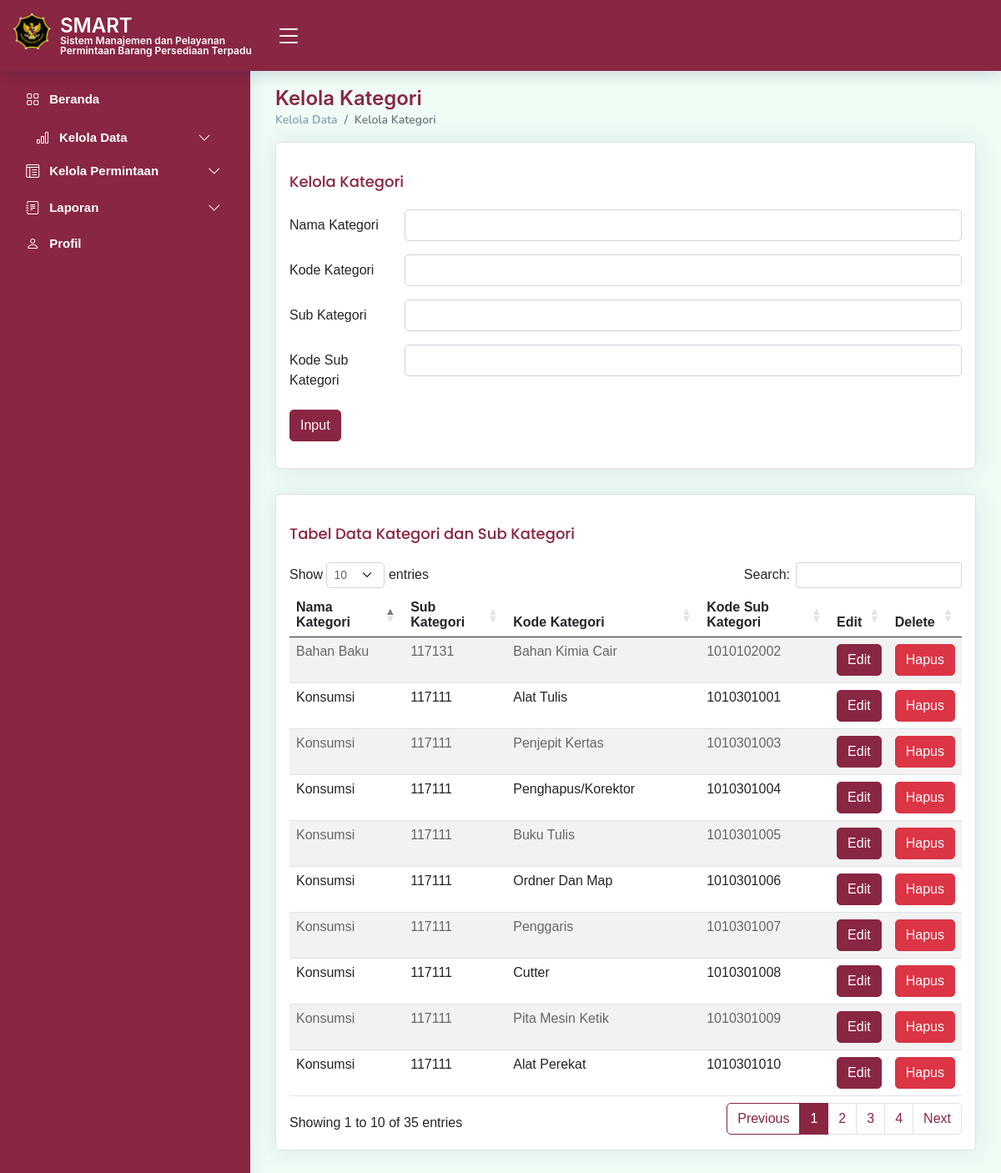
Before: /kelolaKategori.php (signed in) with the older database file.
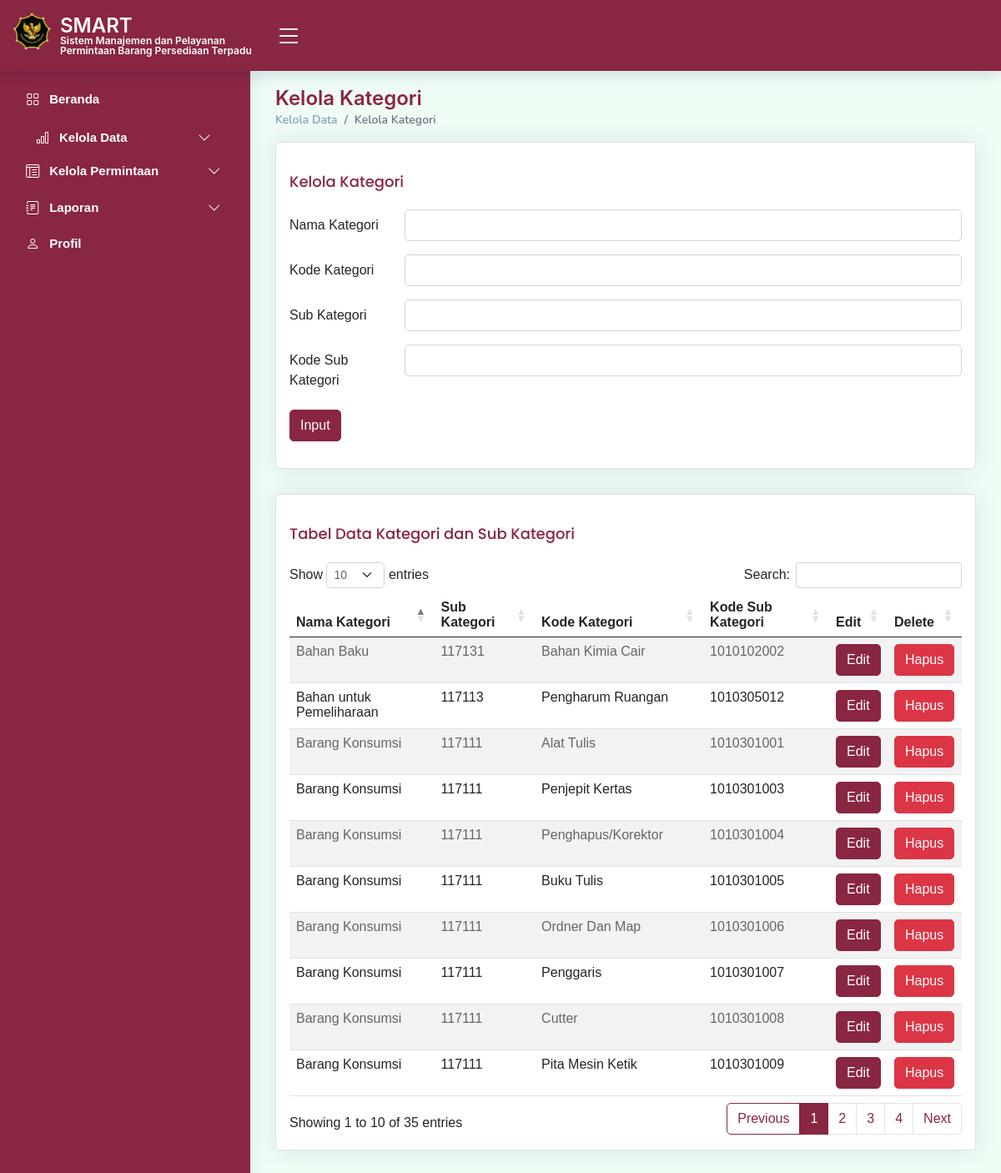
After: the same page with the newer database file.
### tables this page shows
CREATE TABLE `tb_kategori` (
  `id_kategori` int(11) NOT NULL,
  `nama_kategori` varchar(50) NOT NULL,
  `kode_kategori` int(11) NOT NULL,
  `nama_sub_kategori` varchar(50) NOT NULL,
  `kode_sub_kategori` int(11) NOT NULL
);

### kelolaKategori.php (the view, shortened to what the changed rows need)
<!DOCTYPE html>
<html lang="en">
<head>
  <link href="assets/vendor/bootstrap/css/bootstrap.min.css" rel="stylesheet">
  <link href="assets/vendor/bootstrap-icons/bootstrap-icons.css" rel="stylesheet">
  <link href="assets/vendor/boxicons/css/boxicons.min.css" rel="stylesheet">
  <link href="assets/vendor/quill/quill.snow.css" rel="stylesheet">
  <link href="assets/vendor/quill/quill.bubble.css" rel="stylesheet">
  <link href="assets/vendor/remixicon/remixicon.css" rel="stylesheet">
  <link href="assets/vendor/simple-datatables/style.css" rel="stylesheet">
  <link rel="stylesheet" href="https://cdnjs.cloudflare.com/ajax/libs/twitter-bootstrap/5.2.0/css/bootstrap.min.css">
  <link rel="stylesheet" href="https://cdn.datatables.net/1.13.4/css/dataTables.bootstrap5.min.css">
  <link href="https://cdnjs.cloudflare.com/ajax/libs/font-awesome/5.10.0/css/all.min.css" rel="stylesheet">
  <link href="https://cdn.jsdelivr.net/npm/bootstrap-icons@1.4.1/font/bootstrap-icons.css" rel="stylesheet">
  <link href="assets/css/style.css" rel="stylesheet">
  <link href="assets/css/bootstrap.min.css" rel="stylesheet">
</head>
<body>
  <main id="main" class="main">
    <div class="pagetitle">
      <h1>Kelola Kategori</h1>
    </div>
        <div class="col-lg-12">
    <section class="section">
      <div class="row">
        <div class="col-lg-12">
          <div class="card">
            <div class="card-body">
              <table id="example" class="table table-striped" style="width:100%">
                <thead>
                <tr>
                  <th>Nama Kategori</th>
                  <th>Sub Kategori</th>
                  <th>Kode Kategori</th>
                  <th>Kode Sub Kategori</th>
                  <th>Edit</th>
                  <th>Delete</th>
                </tr>
                </thead>
                <tbody>
                        <?php
                        $con = db_connect();
                        $query = "SELECT nama_kategori, kode_kategori, nama_sub_kategori, kode_sub_kategori FROM tb_kategori";
                        $result = mysqli_query($con, $query);
                        while ($row = mysqli_fetch_assoc($result)) {
                          $namaKategori= $row['nama_kategori'];
                          $kodeKategori = $row['kode_kategori'];
                          $subKategori = $row['nama_sub_kategori'];
                          $kodeSubKategori = $row['kode_sub_kategori'];
                          echo "<tr>";
                          echo "<td>$namaKategori</td>";
                          echo "<td>$kodeKategori</td>";
                          echo "<td>$subKategori</td>";
                          echo "<td>$kodeSubKategori</td>";
                          echo "<td><button type='button' class='btn btn-primary' onclick='toggleEditPopup(\"$namaKategori\", \"$kodeKategori\", \"$subKategori\", \"$kodeSubKategori\")'>Edit</button></td>";
                          echo "<td><button type='button' class='btn btn-danger' onclick='confirmDelete(\"$subKategori\")'>Hapus</button></td>";
                          echo "</tr>";
                        }
                        ?>
              </tbody>
              </table>
            </div>
          </div>
        </div>
      </div>
    </section>
  </main>
</body>
</html>

Changed rows visible on the page:
no longer on this page (row edited): tb_kategori: nama_kategori "Konsumsi", kode_kategori "117111", nama_sub_kategori "Alat Perekat", kode_sub_kategori "1010301010"
changed tb_kategori "Alat Tulis": nama_kategori "Konsumsi" → "Barang Konsumsi"
changed tb_kategori "Penjepit Kertas": nama_kategori "Konsumsi" → "Barang Konsumsi"
changed tb_kategori "Penghapus/Korektor": nama_kategori "Konsumsi" → "Barang Konsumsi"
changed tb_kategori "Buku Tulis": nama_kategori "Konsumsi" → "Barang Konsumsi"
changed tb_kategori "Ordner Dan Map": nama_kategori "Konsumsi" → "Barang Konsumsi"
changed tb_kategori "Penggaris": nama_kategori "Konsumsi" → "Barang Konsumsi"
changed tb_kategori "Cutter": nama_kategori "Konsumsi" → "Barang Konsumsi"
changed tb_kategori "Pita Mesin Ketik": nama_kategori "Konsumsi" → "Barang Konsumsi"
now on this page (row edited): tb_kategori: nama_kategori "Bahan untuk Pemeliharaan", kode_kategori "117113", nama_sub_kategori "Pengharum Ruangan", kode_sub_kategori "1010305012"
